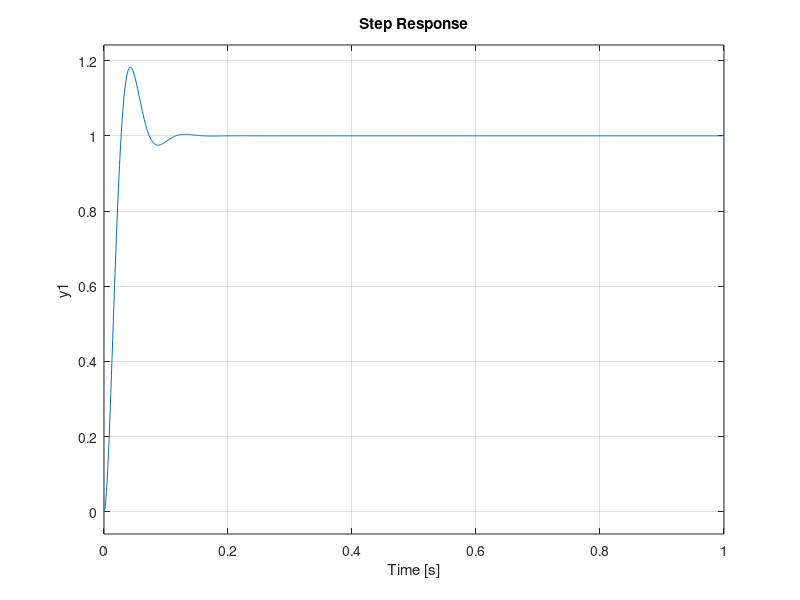
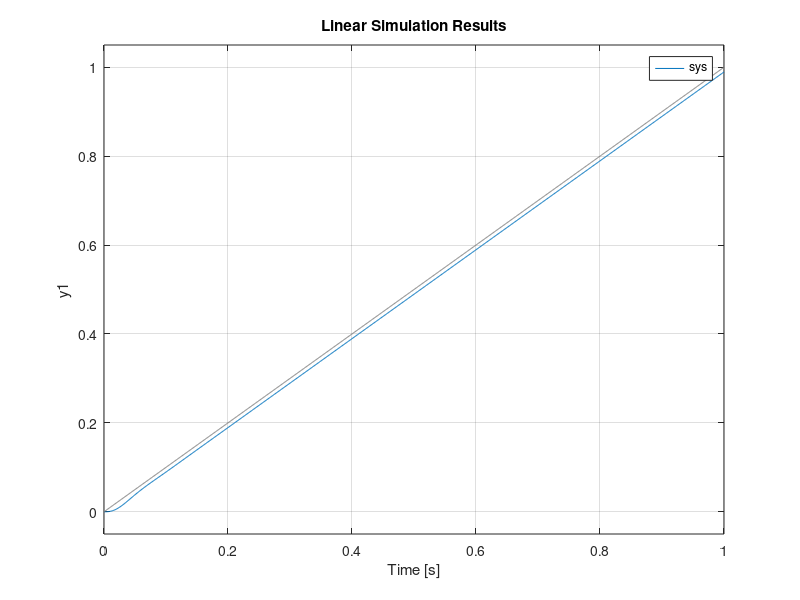
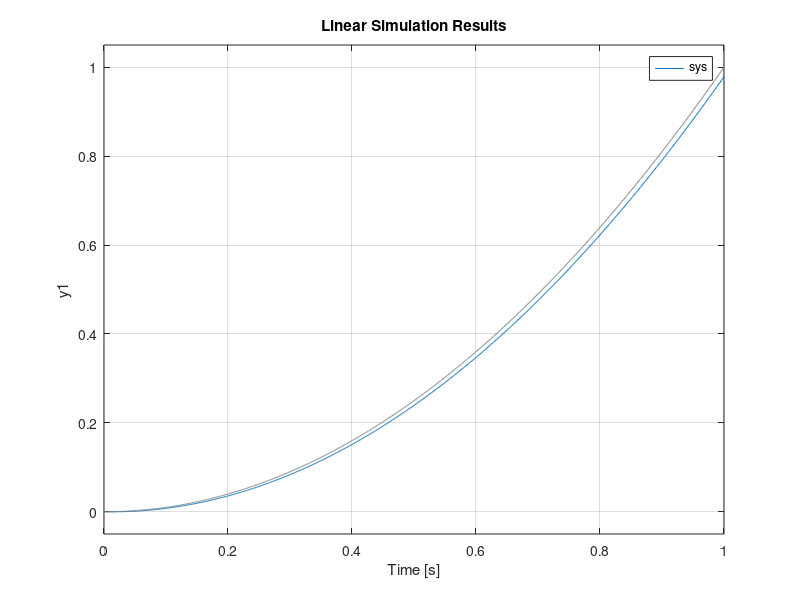

These charts were generated, in order, by the following MATLAB code:
clc;close all;clear all
kc =1.16;
sys1 = tf([6561],[1,40.5,0]);
sys2 = tf([kc kc*50],[1 100]);
sys = sys1*sys2;
sys = feedback(sys,1);
t = 0:1e-3:1;
step(sys,t);
figure
lsim(sys,t,t);
figure
lsim(sys,t.^2,t);